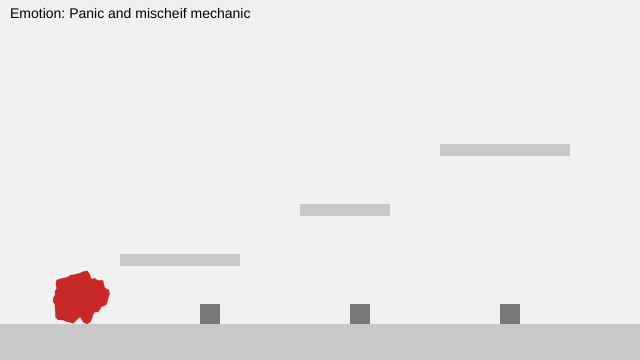
Frame 1 (no input)
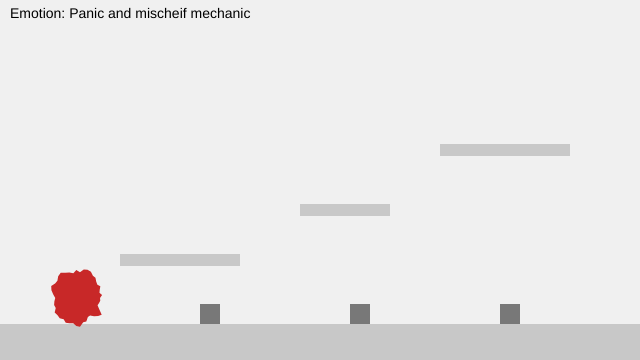
Frame 60 (no input)
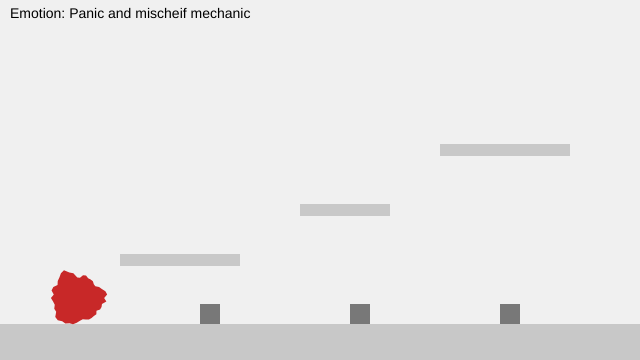
Frame 120 (the mouse pressed at the canvas centre since frame 60)

The p5.js sketch that drew these frames (run headless with seeded random() and noise() and a simulated clock; from frame 60 on, the mouse is pressed at the canvas centre):

// p5.js sketch
// ── sketch.js
// Y-position of the floor (ground level)
let floorY3;

// Player character (blob)
let blob3 = {
  x: 80,
  y: 0,

  // Visual properties
  r: 26,
  points: 48,
  wobble: 16,
  wobbleFreq: 1.6,

  // Animation
  t: 0,
  tSpeed: 0.06,

  // Physics
  vx: 0,
  vy: 0,

  accel: 1.0,
  maxRun: 7.0,
  gravity: 1.0,
  jumpV: -14.5,

  onGround: false,

  frictionAir: 0.99,
  frictionGround: 0.78,
};

// Platforms
let platforms = [];

// Mischief objects (small boxes the blob can bump)
let objects = [];

function setup() {
  createCanvas(640, 360);

  floorY3 = height - 36;

  noStroke();
  textFont("sans-serif");
  textSize(14);

  platforms = [
    { x: 0, y: floorY3, w: width, h: height - floorY3 },
    { x: 120, y: floorY3 - 70, w: 120, h: 12 },
    { x: 300, y: floorY3 - 120, w: 90, h: 12 },
    { x: 440, y: floorY3 - 180, w: 130, h: 12 },
  ];

  // Small movable objects
  objects = [
    { x: 200, y: floorY3 - 20, w: 20, h: 20, vx: 0 },
    { x: 350, y: floorY3 - 20, w: 20, h: 20, vx: 0 },
    { x: 500, y: floorY3 - 20, w: 20, h: 20, vx: 0 },
  ];

  blob3.y = floorY3 - blob3.r - 1;
}

function draw() {
  background(240);

  // Draw platforms
  fill(200);
  for (const p of platforms) {
    rect(p.x, p.y, p.w, p.h);
  }

  // Draw and update mischief objects
  fill(120);
  for (const o of objects) {
    o.x += o.vx;
    o.vx *= 0.9; // friction
    o.x = constrain(o.x, 0, width - o.w);
    rect(o.x, o.y, o.w, o.h);
  }

  // Input
  let move = 0;
  if (keyIsDown(65) || keyIsDown(LEFT_ARROW)) move -= 1;
  if (keyIsDown(68) || keyIsDown(RIGHT_ARROW)) move += 1;
  blob3.vx += blob3.accel * move;

  blob3.vx *= blob3.onGround ? blob3.frictionGround : blob3.frictionAir;
  blob3.vx = constrain(blob3.vx, -blob3.maxRun, blob3.maxRun);

  blob3.vy += blob3.gravity;

  // Collision box
  let box = {
    x: blob3.x - blob3.r,
    y: blob3.y - blob3.r,
    w: blob3.r * 2,
    h: blob3.r * 2,
  };

  // Horizontal movement
  box.x += blob3.vx;
  for (const s of platforms) {
    if (overlap(box, s)) {
      if (blob3.vx > 0) box.x = s.x - box.w;
      else if (blob3.vx < 0) box.x = s.x + s.w;
      blob3.vx = 0;
    }
  }

  // Vertical movement
  box.y += blob3.vy;
  blob3.onGround = false;

  for (const s of platforms) {
    if (overlap(box, s)) {
      if (blob3.vy > 0) {
        box.y = s.y - box.h;
        blob3.vy = 0;
        blob3.onGround = true;
      } else if (blob3.vy < 0) {
        box.y = s.y + s.h;
        blob3.vy = 0;
      }
    }
  }

  blob3.x = box.x + box.w / 2;
  blob3.y = box.y + box.h / 2;

  blob3.x = constrain(blob3.x, blob3.r, width - blob3.r);

  //bump objects
  for (const o of objects) {
    if (
      blob3.x + blob3.r > o.x &&
      blob3.x - blob3.r < o.x + o.w &&
      blob3.y + blob3.r > o.y &&
      blob3.y - blob3.r < o.y + o.h
    ) {
      o.vx += blob3.vx * 0.8; // transfer energy
    }
  }

  // Draw blob
  blob3.t += blob3.tSpeed;
  drawBlobCircle(blob3);

  fill(0);
  text("Emotion: Panic and mischeif mechanic", 10, 18);
}

// AABB overlap
function overlap(a, b) {
  return (
    a.x < b.x + b.w && a.x + a.w > b.x && a.y < b.y + b.h && a.y + a.h > b.y
  );
}

// Draw blob
function drawBlobCircle(b) {
  fill(200, 40, 40);
  beginShape();

  for (let i = 0; i < b.points; i++) {
    const a = (i / b.points) * TAU;
    const n = noise(
      cos(a) * b.wobbleFreq + 100,
      sin(a) * b.wobbleFreq + 100,
      b.t,
    );
    const r = b.r + map(n, 0, 1, -b.wobble, b.wobble) + random(-1.5, 1.5);
    vertex(b.x + cos(a) * r, b.y + sin(a) * r);
  }

  endShape(CLOSE);
}

// Jump
function keyPressed() {
  if (
    (key === " " || key === "W" || key === "w" || keyCode === UP_ARROW) &&
    blob3.onGround
  ) {
    blob3.vy = blob3.jumpV;
    blob3.onGround = false;
  }
}
